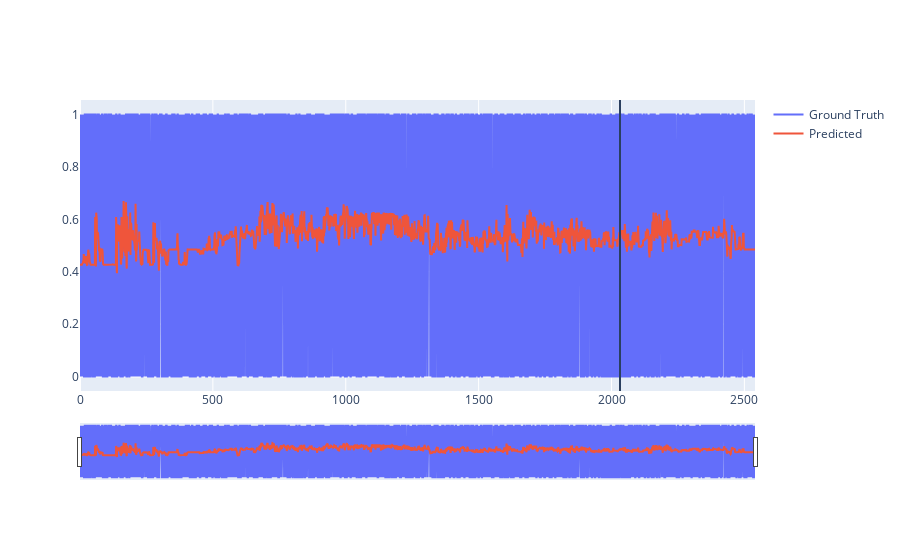

The notebook cell saved with this chart:
### Code cell
import plotly#设置用户名和API-Key

import plotly.graph_objects as go
import chart_studio as py
py.tools.set_credentials_file(username='SamuelWang', api_key='cfCiFSl7ITkYjno90onX')
lstm.eval()
lstm.to(torch.device('cpu'))
with torch.no_grad():
    dataY_pred = lstm(dataX)

dataY_pred = dataY_pred.data.numpy()
dataY_truth = dataY.data.numpy()

dataY_pred = y_scaler.inverse_transform(dataY_pred)
dataY_truth = y_scaler.inverse_transform(dataY_truth)


fig = go.Figure(go.Scatter(y=dataY_truth.flatten(),name='Ground Truth'))
fig.add_trace(go.Scatter(y=dataY_pred.flatten(),name='Predicted'))

fig.update_layout(
    shapes = [dict(
        x0=len(x_train), x1=len(x_train), y0=0, y1=1, xref='x', yref='paper',
        line_width=2)], #在图上划分训练集和测试集
    xaxis_rangeslider_visible=True,
)
fig.show()
# py.plotly.iplot(fig, filename="stock-result")

### Figure 1 — Plotly figure (JSON) as saved in the notebook; plotly's stock layout.template omitted (floating-point values rounded to 4 significant figures; data arrays with more than 128 entries replaced by an {"elided": "..."} marker saying what was removed)
{"data": [{"name": "Ground Truth", "type": "scatter", "y": {"elided": "2541 int values"}}, {"name": "Predicted", "type": "scatter", "y": {"elided": "2541 float values"}}], "layout": {"shapes": [{"line": {"width": 2}, "x0": 2032, "x1": 2032, "xref": "x", "y0": 0, "y1": 1, "yref": "paper"}], "xaxis": {"rangeslider": {"visible": true}}}}
